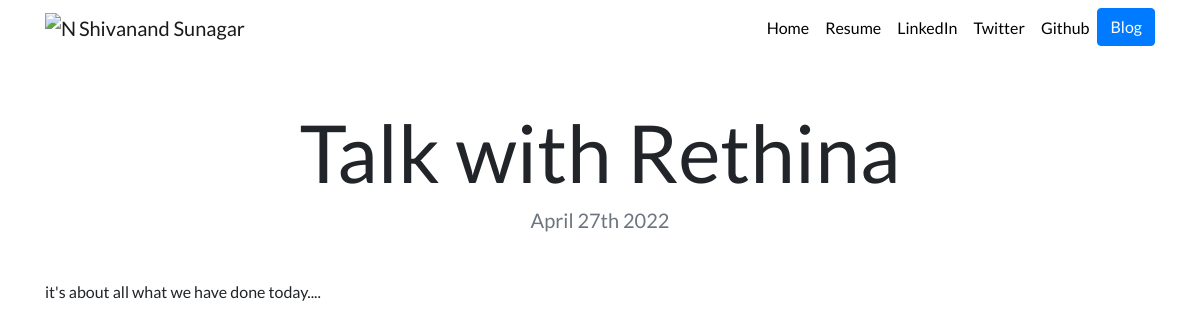
The page /blog/9/ on the database its author committed.
### blog/models.py (models this page shows, shortened)
class Blog(models.Model):
    title = models.CharField(max_length=100)
    description = models.TextField(max_length=500)
    date = models.DateField()

### blog/views.py (the view)
# urls.py: path('<int:blog_id>/', views.detail, name='detail'),
def detail(request, blog_id):
    blog = get_object_or_404(Blog, pk=blog_id)
    return render(request, 'blog/detail.html', {'blog': blog, })

### blog/templates/blog/detail.html
{% extends "portfolio/base.html" %}
{% load static %}
{% block content %}
<h1 class="text-center mt-5" id="blogdetailtitle">{{ blog.title }}</h1>
<h5 class="text-center text-muted mb-5">{{ blog.date|date:'F jS Y' }}</h5>
{{ blog.description|safe }}
{% endblock %}

### portfolio/static/portfolio/style.css (style rules this page uses)
body { font-family: 'Lato', sans-serif; }
@media (min-width: 992px) { #blogdetailtitle { font-size: 5rem; } }

### rows shown on the page
Blog: title "Talk with Rethina", date "April 27th 2022", description "it's about all what we have done today...."
